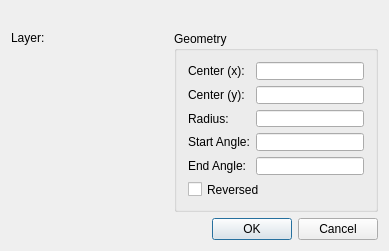
<?xml version="1.0" encoding="UTF-8"?>
<ui version="4.0">
 <class>QG_DlgArc</class>
 <widget class="QDialog" name="QG_DlgArc">
  <property name="geometry">
   <rect>
    <x>0</x>
    <y>0</y>
    <width>389</width>
    <height>251</height>
   </rect>
  </property>
  <property name="sizePolicy">
   <sizepolicy hsizetype="Minimum" vsizetype="Minimum">
    <horstretch>0</horstretch>
    <verstretch>0</verstretch>
   </sizepolicy>
  </property>
  <property name="minimumSize">
   <size>
    <width>300</width>
    <height>190</height>
   </size>
  </property>
  <property name="windowTitle">
   <string>Arc</string>
  </property>
  <layout class="QVBoxLayout" name="gfdgf">
   <item>
    <widget class="QLabel" name="lId">
     <property name="text">
      <string/>
     </property>
    </widget>
   </item>
   <item>
    <layout class="QHBoxLayout">
     <item>
      <layout class="QVBoxLayout">
       <item>
        <layout class="QHBoxLayout">
         <item>
          <widget class="QLabel" name="lLayer">
           <property name="sizePolicy">
            <sizepolicy hsizetype="Preferred" vsizetype="Preferred">
             <horstretch>0</horstretch>
             <verstretch>0</verstretch>
            </sizepolicy>
           </property>
           <property name="text">
            <string>Layer:</string>
           </property>
           <property name="wordWrap">
            <bool>false</bool>
           </property>
          </widget>
         </item>
         <item>
          <widget class="QG_LayerBox" name="cbLayer" native="true"/>
         </item>
        </layout>
       </item>
       <item>
        <widget class="QG_WidgetPen" name="wPen" native="true">
         <property name="sizePolicy">
          <sizepolicy hsizetype="MinimumExpanding" vsizetype="MinimumExpanding">
           <horstretch>0</horstretch>
           <verstretch>0</verstretch>
          </sizepolicy>
         </property>
        </widget>
       </item>
      </layout>
     </item>
     <item>
      <widget class="QGroupBox" name="buttonGroup8">
       <property name="title">
        <string>Geometry</string>
       </property>
       <layout class="QGridLayout">
        <item row="2" column="0">
         <widget class="QLabel" name="lEndX">
          <property name="text">
           <string>Radius:</string>
          </property>
          <property name="wordWrap">
           <bool>false</bool>
          </property>
         </widget>
        </item>
        <item row="2" column="1">
         <widget class="QLineEdit" name="leRadius">
          <property name="minimumSize">
           <size>
            <width>64</width>
            <height>0</height>
           </size>
          </property>
         </widget>
        </item>
        <item row="1" column="0">
         <widget class="QLabel" name="lCenterY">
          <property name="text">
           <string>Center (y):</string>
          </property>
          <property name="wordWrap">
           <bool>false</bool>
          </property>
         </widget>
        </item>
        <item row="1" column="1">
         <widget class="QLineEdit" name="leCenterY">
          <property name="minimumSize">
           <size>
            <width>64</width>
            <height>0</height>
           </size>
          </property>
         </widget>
        </item>
        <item row="0" column="0">
         <widget class="QLabel" name="lCenterX">
          <property name="text">
           <string>Center (x):</string>
          </property>
          <property name="wordWrap">
           <bool>false</bool>
          </property>
         </widget>
        </item>
        <item row="0" column="1">
         <widget class="QLineEdit" name="leCenterX">
          <property name="minimumSize">
           <size>
            <width>64</width>
            <height>0</height>
           </size>
          </property>
         </widget>
        </item>
        <item row="3" column="0">
         <widget class="QLabel" name="lAngle1">
          <property name="text">
           <string>Start Angle:</string>
          </property>
          <property name="wordWrap">
           <bool>false</bool>
          </property>
         </widget>
        </item>
        <item row="3" column="1">
         <widget class="QLineEdit" name="leAngle1">
          <property name="minimumSize">
           <size>
            <width>64</width>
            <height>0</height>
           </size>
          </property>
         </widget>
        </item>
        <item row="4" column="1">
         <widget class="QLineEdit" name="leAngle2">
          <property name="minimumSize">
           <size>
            <width>64</width>
            <height>0</height>
           </size>
          </property>
         </widget>
        </item>
        <item row="4" column="0">
         <widget class="QLabel" name="lAngle2">
          <property name="text">
           <string>End Angle:</string>
          </property>
          <property name="wordWrap">
           <bool>false</bool>
          </property>
         </widget>
        </item>
        <item row="6" column="0">
         <spacer name="spacer58">
          <property name="orientation">
           <enum>Qt::Vertical</enum>
          </property>
          <property name="sizeType">
           <enum>QSizePolicy::Expanding</enum>
          </property>
          <property name="sizeHint" stdset="0">
           <size>
            <width>20</width>
            <height>20</height>
           </size>
          </property>
         </spacer>
        </item>
        <item row="6" column="1">
         <spacer name="spacer61">
          <property name="orientation">
           <enum>Qt::Vertical</enum>
          </property>
          <property name="sizeType">
           <enum>QSizePolicy::Expanding</enum>
          </property>
          <property name="sizeHint" stdset="0">
           <size>
            <width>20</width>
            <height>20</height>
           </size>
          </property>
         </spacer>
        </item>
        <item row="5" column="0" colspan="2">
         <widget class="QCheckBox" name="cbReversed">
          <property name="text">
           <string>Reversed</string>
          </property>
         </widget>
        </item>
       </layout>
      </widget>
     </item>
    </layout>
   </item>
   <item>
    <widget class="QDialogButtonBox" name="buttonBox">
     <property name="standardButtons">
      <set>QDialogButtonBox::Cancel|QDialogButtonBox::Ok</set>
     </property>
    </widget>
   </item>
  </layout>
 </widget>
 <layoutdefault spacing="6" margin="11"/>
 <customwidgets>
  <customwidget>
   <class>QG_WidgetPen</class>
   <extends>QWidget</extends>
   <header>qg_widgetpen.h</header>
  </customwidget>
  <customwidget>
   <class>QG_LayerBox</class>
   <extends>QWidget</extends>
   <header>qg_layerbox.h</header>
  </customwidget>
 </customwidgets>
 <tabstops>
  <tabstop>leCenterX</tabstop>
  <tabstop>leCenterY</tabstop>
  <tabstop>leRadius</tabstop>
  <tabstop>leAngle1</tabstop>
  <tabstop>leAngle2</tabstop>
  <tabstop>cbReversed</tabstop>
 </tabstops>
 <resources/>
 <connections>
  <connection>
   <sender>buttonBox</sender>
   <signal>accepted()</signal>
   <receiver>QG_DlgArc</receiver>
   <slot>accept()</slot>
   <hints>
    <hint type="sourcelabel">
     <x>189</x>
     <y>234</y>
    </hint>
    <hint type="destinationlabel">
     <x>189</x>
     <y>125</y>
    </hint>
   </hints>
  </connection>
  <connection>
   <sender>buttonBox</sender>
   <signal>rejected()</signal>
   <receiver>QG_DlgArc</receiver>
   <slot>reject()</slot>
   <hints>
    <hint type="sourcelabel">
     <x>189</x>
     <y>234</y>
    </hint>
    <hint type="destinationlabel">
     <x>189</x>
     <y>125</y>
    </hint>
   </hints>
  </connection>
 </connections>
</ui>
